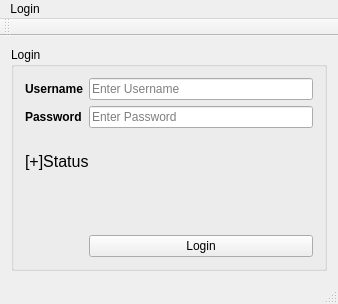
<?xml version="1.0" encoding="UTF-8"?>
<ui version="4.0">
 <class>MainWindow</class>
 <widget class="QMainWindow" name="MainWindow">
  <property name="geometry">
   <rect>
    <x>0</x>
    <y>0</y>
    <width>338</width>
    <height>304</height>
   </rect>
  </property>
  <property name="windowTitle">
   <string>MainWindow</string>
  </property>
  <widget class="QWidget" name="centralWidget">
   <layout class="QGridLayout" name="gridLayout">
    <item row="1" column="0">
     <widget class="QGroupBox" name="groupBox_login">
      <property name="title">
       <string>Login</string>
      </property>
      <layout class="QGridLayout" name="gridLayout_2">
       <item row="0" column="0">
        <widget class="QLabel" name="label_username">
         <property name="text">
          <string>&lt;html&gt;&lt;head/&gt;&lt;body&gt;&lt;p&gt;&lt;span style=&quot; font-weight:600;&quot;&gt;Username&lt;/span&gt;&lt;/p&gt;&lt;/body&gt;&lt;/html&gt;</string>
         </property>
        </widget>
       </item>
       <item row="0" column="1">
        <widget class="QLineEdit" name="lineEdit_username">
         <property name="placeholderText">
          <string>Enter Username</string>
         </property>
        </widget>
       </item>
       <item row="1" column="0">
        <widget class="QLabel" name="label_password">
         <property name="text">
          <string>&lt;html&gt;&lt;head/&gt;&lt;body&gt;&lt;p&gt;&lt;span style=&quot; font-weight:600;&quot;&gt;Password&lt;/span&gt;&lt;/p&gt;&lt;/body&gt;&lt;/html&gt;</string>
         </property>
        </widget>
       </item>
       <item row="1" column="1">
        <widget class="QLineEdit" name="lineEdit_password">
         <property name="placeholderText">
          <string>Enter Password</string>
         </property>
        </widget>
       </item>
       <item row="2" column="0" colspan="2">
        <widget class="QLabel" name="label_status">
         <property name="text">
          <string>&lt;html&gt;&lt;head/&gt;&lt;body&gt;&lt;p&gt;&lt;span style=&quot; font-size:12pt;&quot;&gt;[+]Status&lt;/span&gt;&lt;/p&gt;&lt;p align=&quot;center&quot;&gt;&lt;br/&gt;&lt;/p&gt;&lt;/body&gt;&lt;/html&gt;</string>
         </property>
        </widget>
       </item>
       <item row="3" column="1">
        <widget class="QPushButton" name="pushButton_login">
         <property name="text">
          <string>Login</string>
         </property>
        </widget>
       </item>
      </layout>
      <zorder>label_username</zorder>
      <zorder>label_password</zorder>
      <zorder>lineEdit_username</zorder>
      <zorder>lineEdit_password</zorder>
      <zorder>lineEdit_password</zorder>
      <zorder>pushButton_login</zorder>
      <zorder>label_status</zorder>
     </widget>
    </item>
   </layout>
  </widget>
  <widget class="QMenuBar" name="menuBar">
   <property name="geometry">
    <rect>
     <x>0</x>
     <y>0</y>
     <width>338</width>
     <height>26</height>
    </rect>
   </property>
   <widget class="QMenu" name="menuMain_Menu">
    <property name="title">
     <string>Login</string>
    </property>
   </widget>
   <addaction name="menuMain_Menu"/>
  </widget>
  <widget class="QToolBar" name="mainToolBar">
   <attribute name="toolBarArea">
    <enum>TopToolBarArea</enum>
   </attribute>
   <attribute name="toolBarBreak">
    <bool>false</bool>
   </attribute>
  </widget>
  <widget class="QStatusBar" name="statusBar"/>
 </widget>
 <layoutdefault spacing="6" margin="11"/>
 <tabstops>
  <tabstop>lineEdit_username</tabstop>
  <tabstop>lineEdit_password</tabstop>
  <tabstop>pushButton_login</tabstop>
 </tabstops>
 <resources/>
 <connections/>
</ui>
